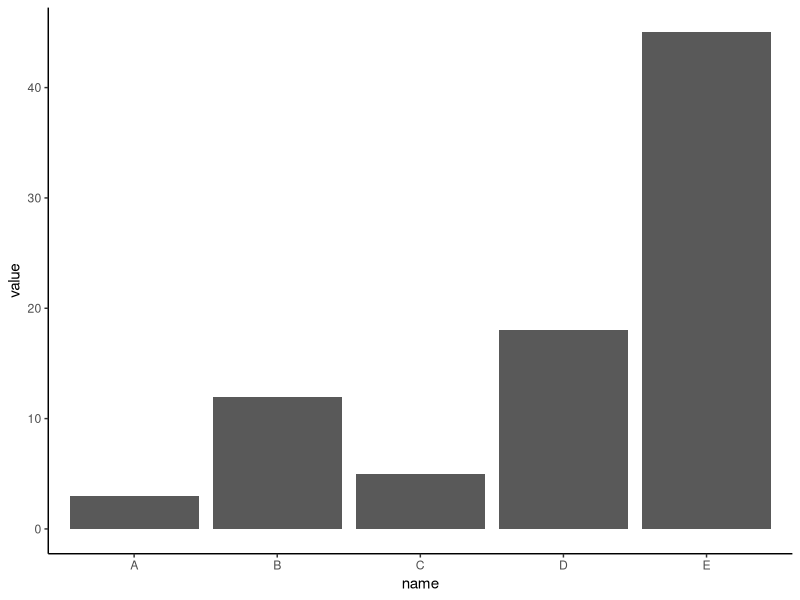

Source code (R):
## ---- chunk 1
library(tidyverse)
theme_set(theme_classic())
## ---- chunk 2

# Create data
data <- tibble(
  name = c("A","B","C","D","E") ,  
  value = c(3,12,5,18,45)
  )
## ---- chunk 3
#| label: fig-1
#| fig-cap: "A Basic Barplot Figure"

ggplot(data, aes(x=name, y=value)) + 
  geom_bar(stat = "identity")
